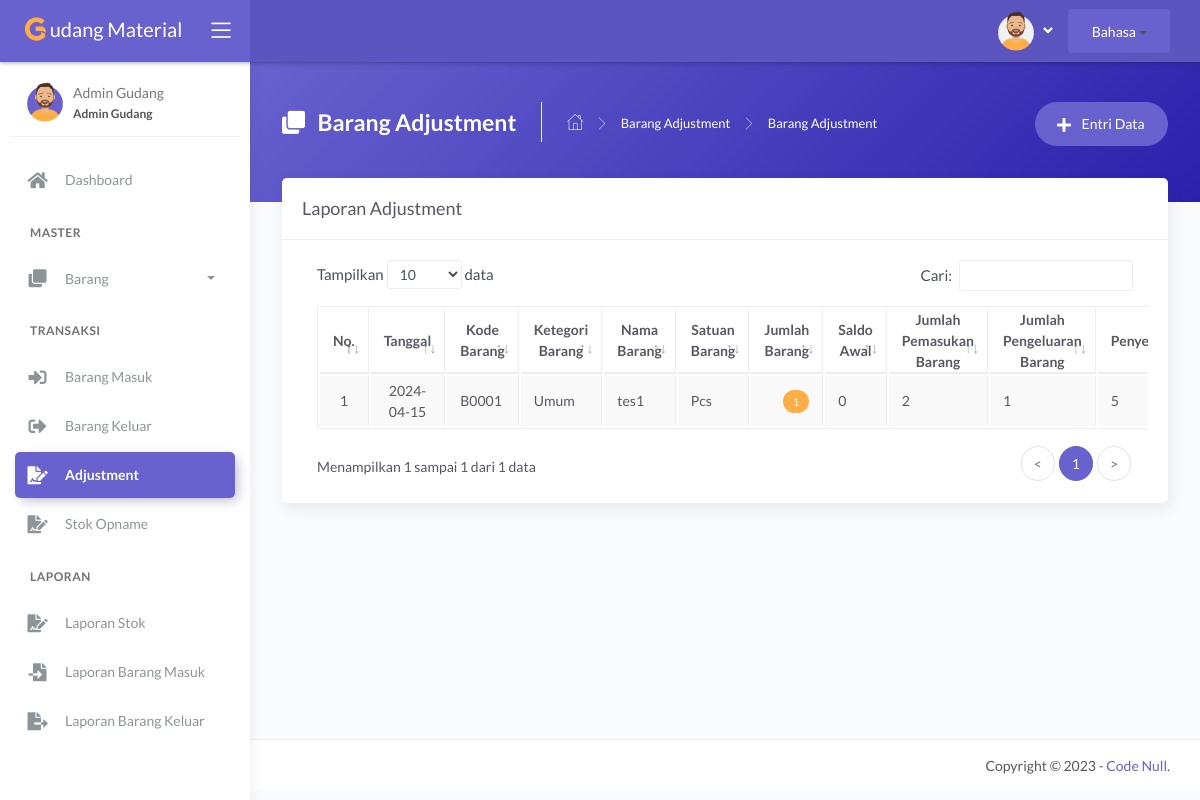
Screenshot of /main.php?module=laporan_adjustmen (signed in) with the database file from the repository.
### tables this page shows
CREATE TABLE `tbl_adjustment` (
  `id_transaksi` varchar(10) NOT NULL,
  `tanggal` date NOT NULL,
  `barang` varchar(5) NOT NULL,
  `stok` int DEFAULT '0',
  `total_stok` int DEFAULT '0',
  `jumlah` int DEFAULT NULL COMMENT 'qty adjustment',
  `keterangan` varchar(255) DEFAULT NULL
);

CREATE TABLE `tbl_jenis` (
  `id_jenis` int NOT NULL,
  `nama_jenis` varchar(50) NOT NULL
);

CREATE TABLE `tbl_barang` (
  `id_barang` varchar(5) NOT NULL,
  `nama_barang` varchar(100) NOT NULL,
  `jenis` int NOT NULL,
  `stok_minimum` int NOT NULL,
  `stok` int NOT NULL DEFAULT '0',
  `satuan` int NOT NULL,
  `foto` varchar(255) DEFAULT NULL,
  `tanggale` date DEFAULT NULL,
  `keterangan` varchar(255) DEFAULT NULL
);

CREATE TABLE `tbl_satuan` (
  `id_satuan` int NOT NULL,
  `nama_satuan` varchar(30) NOT NULL
);

### modules/laporan_adjustmen/tampil_data.php (the view, shortened to what this page needs)
<?php
if (basename($_SERVER['PHP_SELF']) === basename(__FILE__)) {
  header('location: 404.html');
}
else {
?>
  <div class="panel-header bg-secondary-gradient">
    <div class="page-inner py-45">
      <div class="d-flex align-items-left align-items-md-top flex-column flex-md-row">
        <div class="page-header text-white">
          <h4 class="page-title text-white"><i class="fas fa-clone mr-2"></i> Barang Adjustment</h4>
          <ul class="breadcrumbs">
            <li class="nav-home"><a href="?module=dashboard"><i class="flaticon-home text-white"></i></a></li>
            <li class="separator"><i class="flaticon-right-arrow"></i></li>
            <li class="nav-item"><a href="?module=barang" class="text-white">Barang Adjustment</a></li>
            <li class="separator"><i class="flaticon-right-arrow"></i></li>
            <li class="nav-item"><a>Barang Adjustment</a></li>
          </ul>
        </div>
        <div class="ml-md-auto py-2 py-md-0">
          <a href="?module=form_entri_adjustment" class="btn btn-secondary btn-round">
            <span class="btn-label"><i class="fa fa-plus mr-2"></i></span> Entri Data
          </a>
        </div>
      </div>
    </div>
  </div>
  <div class="page-inner mt--5">
    <div class="card">
      <div class="card-header">
        <div class="card-title">Laporan Adjustment</div>
      </div>
      <div class="card-body">
        <div class="table-responsive">
           <table id="basic-datatables" class="display table table-bordered table-striped table-hover">
                <thead>
                  <tr>
                    <th class="text-center">No.</th>
                    <th class="text-center">Tanggal</th>
                    <th class="text-center">Kode Barang</th>
                    <th class="text-center">Ketegori Barang</th>
                    <th class="text-center">Nama Barang</th>
                    <th class="text-center">Satuan Barang</th>
                     <th class="text-center">Jumlah Barang</th>
                     <th class="text-center">Saldo Awal</th>
                     <th class="text-center">Jumlah Pemasukan Barang</th>
                     <th class="text-center">Jumlah Pengeluaran Barang</th>
                     <th class="text-center">Penyesuaian</th>
                  </tr>
                </thead>
                <tbody>
                  <?php
                  $no = 1;
                  $query = mysqli_query($mysqli, "SELECT a.id_transaksi, a.tanggal, a.barang, a.jumlah, b.nama_barang, c.nama_satuan, a.keterangan, d.nama_jenis, b.stok_minimum, b.stok
                                              FROM tbl_adjustment as a
                                              INNER JOIN tbl_barang as b ON a.barang = b.id_barang
                                              INNER JOIN tbl_jenis as d ON b.jenis = d.id_jenis
                                              INNER JOIN tbl_satuan as c ON b.satuan = c.id_satuan
                                              ORDER BY a.barang,a.id_transaksi ASC")
                                              or die('Ada kesalahan pada query tampil data : ' . mysqli_error($mysqli));
                  while ($data = mysqli_fetch_assoc($query)) {
                    $periode = substr($data['tanggal'],0,4).substr($data['tanggal'],5,2);
                    $bulan = substr($data['tanggal'],5,2);
                    $tahun = substr($data['tanggal'],0,4);
                    $id_barang = $data['barang'];
                    $query2 = mysqli_query($mysqli,"select saldo_awal from tbl_saldo where periode='$periode' and id_barang='$id_barang' ");
                    $res = mysqli_fetch_assoc($query2);
                    $saldo_awal = ($res) ? $res['saldo_awal'] : 0;
                    $query2 = mysqli_query($mysqli,"select SUM(jumlah) as total_masuk from tbl_barang_masuk where LPAD(MONTH(tanggal), 2, '0')='$bulan' and YEAR(tanggal)='$tahun' and  barang = '$id_barang' ");
                    $res = mysqli_fetch_assoc($query2);
                    $masuk = ($res) ? $res['total_masuk'] : 0;
                    $query2 = mysqli_query($mysqli,"select SUM(jumlah) as total_keluar from tbl_barang_keluar where LPAD(MONTH(tanggal), 2, '0')='$bulan' and YEAR(tanggal)='$tahun' and  barang = '$id_barang' ");
                    $res = mysqli_fetch_assoc($query2);
                    $keluar = ($res) ? $res['total_keluar'] : 0;
                    ?>
                    <tr>
                      <td width="50" class="text-center"><?php echo $no++; ?></td>
                      <td width="80" class="text-center"><?php echo $data['tanggal']; ?></td>
                      <td width="200"><?php echo $data['barang']; ?></td>
                      <td width="150"><?php echo $data['nama_jenis']; ?></td>
                       <td width="150"><?php echo $data['nama_barang']; ?></td>
                       <td width="150"><?php echo $data['nama_satuan']; ?></td>
                      <?php
                      if ($data['stok'] <= $data['stok_minimum']) { ?>
                        <td width="70" class="text-right"><span class="badge badge-warning"><?php echo $data['stok']; ?></span></td>
                      <?php }
                      else { ?>
                        <td width="70" class="text-right"><?php echo $data['stok']; ?></td>
                      <?php } ?>
                         <td width="70"><?php echo $saldo_awal; ?></td>
                          <td width="70"><?php echo $masuk; ?></td>
                           <td width="70"><?php echo $keluar; ?></td>
                             <td width="70"><?php echo $data['jumlah']; ?></td>
                    </tr>
                  <?php } ?>
                </tbody>
              </table>
        </div>
      </div>
    </div>
  </div>
<?php } ?>

### rows the page displays
tbl_adjustment: tanggal "2024-04-15", barang "B0001", tbl_jenis.nama_jenis "Umum", tbl_barang.nama_barang "tes1", tbl_satuan.nama_satuan "Pcs", tbl_barang.stok "1", saldo_awal "0", masuk "2", keluar "1", jumlah "5"

### other values shown
$lang "Bahasa"
$_SESSION['nama_user'] "Admin Gudang"
$_SESSION['hak_akses'] "Admin Gudang"
